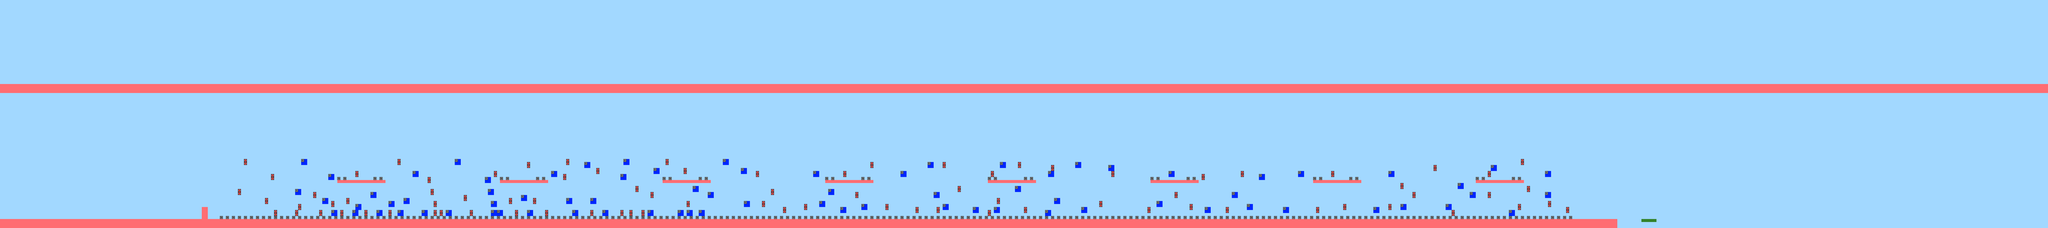

This game map was drawn from its Tiled (.tmx) file and the tilesets committed beside it. A one-line description and the trimmed map source follow:
An orthogonal 680x76 tile map with 16x16 px tiles, 6 tile layers (Background, Platforms, PlatformCollision, ObstacleCollision, ...).

<map version="1.0" tiledversion="1.0.3" orientation="orthogonal" renderorder="right-down" width="680" height="76" tilewidth="16" tileheight="16" nextobjectid="1">
 <tileset firstgid="1" name="tileset" tilewidth="16" tileheight="16" tilecount="60" columns="10">
  <image source="tileset.png" width="160" height="96" />
 </tileset>
 <layer name="Background" width="680" height="76">
  <data>[51680 cells, 51680 non-empty, 1 distinct tile ids]</data>
 </layer>
 <layer name="Platforms" width="680" height="76">
  <data>[51680 cells, 3786 non-empty, 11 distinct tile ids]</data>
 </layer>
 <layer name="PlatformCollision" width="680" height="76">
  <data>[51680 cells, 3787 non-empty, 1 distinct tile ids]</data>
 </layer>
 <layer name="ObstacleCollision" width="680" height="76">
  <data>[51680 cells, 0 non-empty, 0 distinct tile ids]</data>
 </layer>
 <layer name="FinishLine" width="680" height="76">
  <data>[51680 cells, 5 non-empty, 1 distinct tile ids]</data>
 </layer>
 <layer name="Sprites" width="680" height="76">
  <data>[51680 cells, 735 non-empty, 4 distinct tile ids]</data>
 </layer>
</map>
